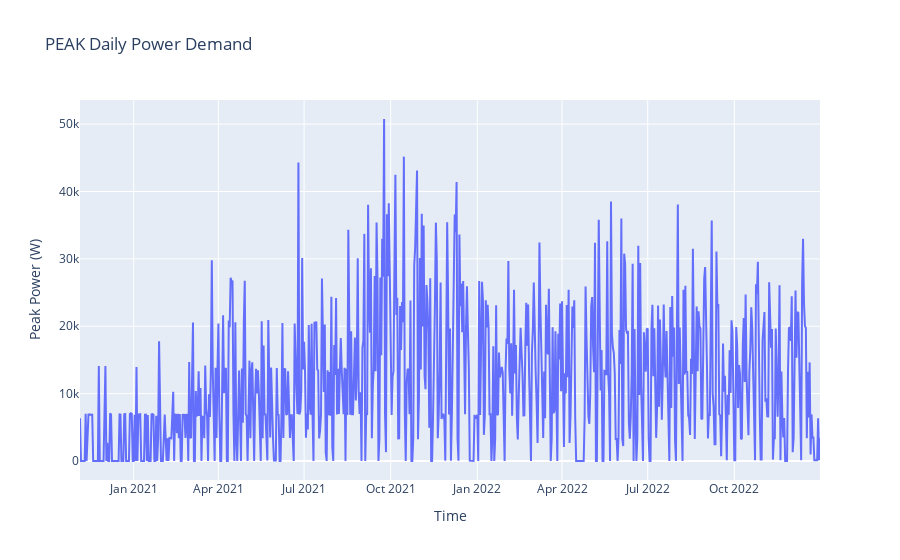

Notebook code cell kept with this figure:
### Code cell
fig = go.Figure()
fig.add_trace(
    go.Scatter(
        x = dailydemand.index, y = dailydemand["peak_power_W"], hovertext=dailydemand["day"]
    )
)
fig.update_layout(title = f"PEAK Daily Power Demand", xaxis_title = "Time", yaxis_title="Peak Power (W)")
fig.show()

### Figure 1 — Plotly figure (JSON) as saved in the notebook; plotly's stock layout.template omitted (floating-point values rounded to 4 significant figures; data arrays with more than 128 entries replaced by an {"elided": "..."} marker saying what was removed)
{"data": [{"hovertext": {"elided": "787 str values"}, "type": "scatter", "x": {"elided": "787 str values"}, "y": {"elided": "787 int values"}}], "layout": {"autosize": true, "title": {"text": "PEAK Daily Power Demand"}, "xaxis": {"autorange": true, "range": ["2020-11-05", "2022-12-31"], "title": {"text": "Time"}, "type": "date"}, "yaxis": {"autorange": true, "range": [-2820.0, 53580.0], "title": {"text": "Peak Power (W)"}, "type": "linear"}}}
